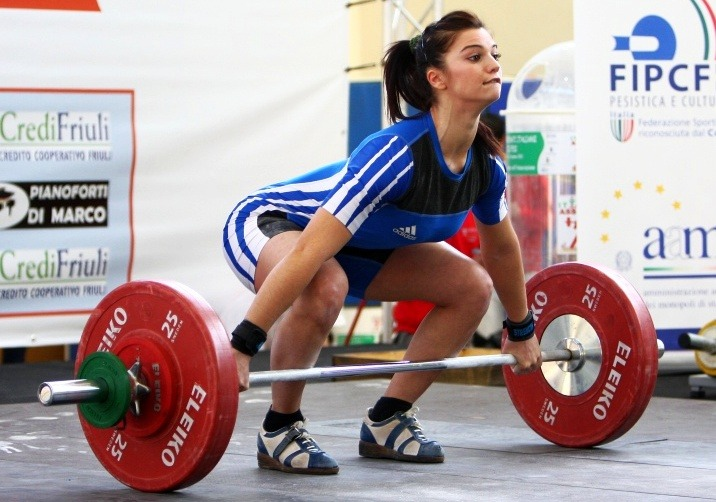
#> input picture 영상처리 튜토리얼/images/test.jpg, 716 x 502 px
$ python '28-2.Fourier응용.py'
#> lines starting #> are read from the running program, lines starting #| are printed output that depends on the picture
import numpy as np
import cv2
import matplotlib.pyplot as plt


def fourier():
    img = cv2.imread('images/test.jpg', cv2.IMREAD_GRAYSCALE)
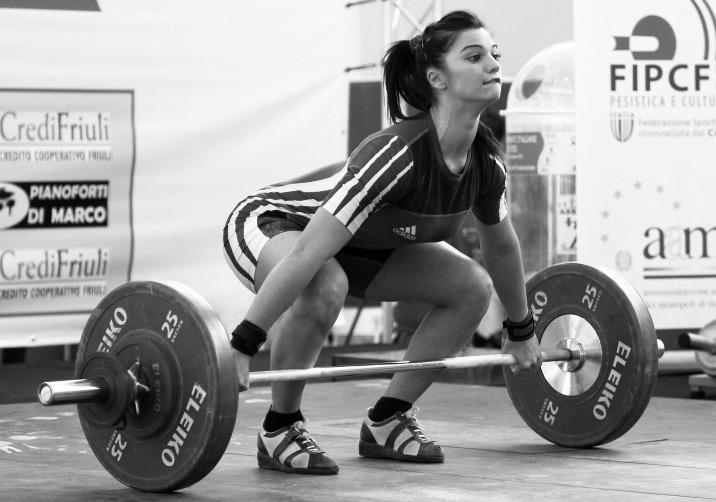
#> img: shape (502, 716); min 0, max 255, mean 157

    dft = cv2.dft(np.float32(img),flags=cv2.DFT_COMPLEX_OUTPUT)
    dft_shift = np.fft.fftshift(dft)
    m_spectrum = 20*np.log(cv2.magnitude(dft_shift[:,:,0],dft_shift[:,:,1]))
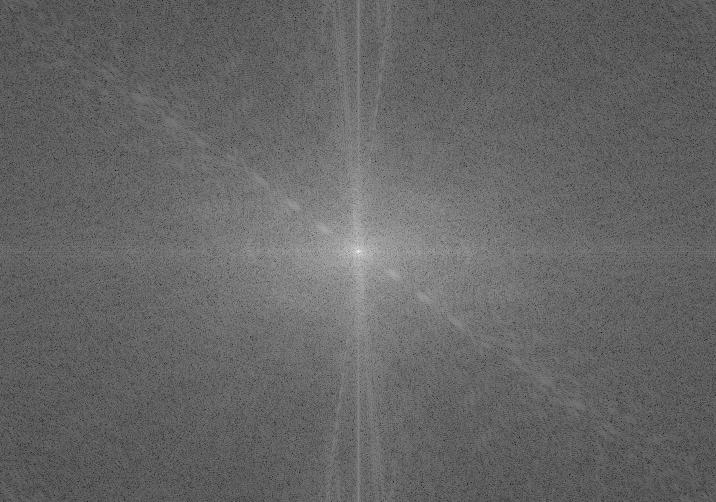
#> m_spectrum: shape (502, 716) float32; min 37.61, max 357, mean 165.5; drawn with min black and max white

    plt.subplot(121), plt.imshow(img, cmap='gray')
    plt.title('input Image'), plt.xticks([]), plt.yticks([])

    plt.subplot(122), plt.imshow(m_spectrum, cmap='gray')
    plt.title('Magnitude Spectrum'), plt.xticks([]), plt.yticks([])

    plt.show()
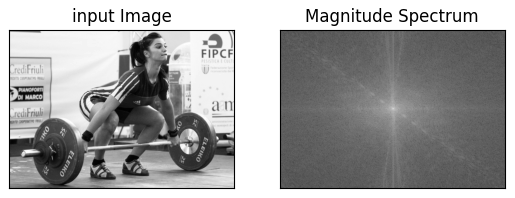
#> figure drawn by matplotlib, 2 panels


fourier()

$ run again, with 영상처리 튜토리얼/images/face.jpg copied over 영상처리 튜토리얼/images/test.jpg
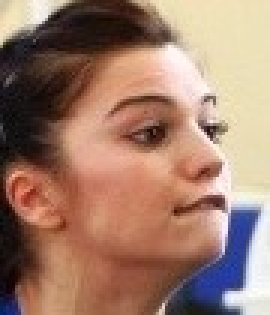
#> input picture 영상처리 튜토리얼/images/face.jpg, 90 x 105 px (shown 3 times larger)
#> in fourier, `m_spectrum = 20*np.log(cv2.magnitude(dft_shift[:,:,0],dft_shift[:,:,1]))`:
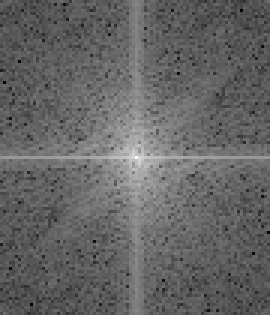
#> m_spectrum: shape (105, 90) float32 (shown 3 times larger); min 37.15, max 281, mean 133.9; drawn with min black and max white
#> in fourier, `plt.show()`:
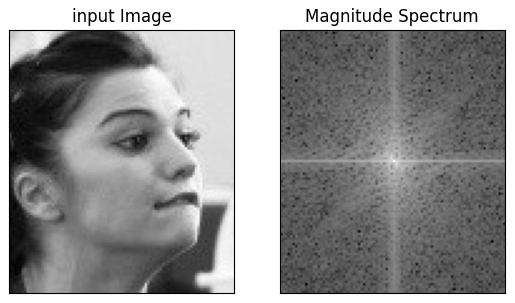
#> figure drawn by matplotlib, 2 panels
